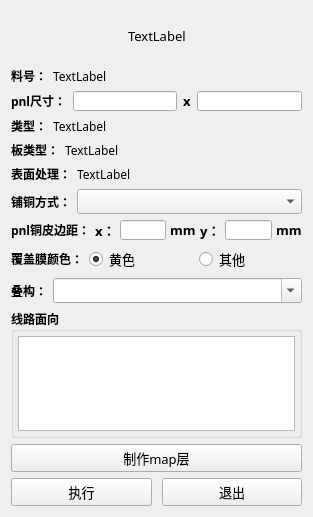
<?xml version="1.0" encoding="UTF-8"?>
<ui version="4.0">
 <class>Form</class>
 <widget class="QWidget" name="Form">
  <property name="geometry">
   <rect>
    <x>0</x>
    <y>0</y>
    <width>313</width>
    <height>517</height>
   </rect>
  </property>
  <property name="font">
   <font>
    <family>微软雅黑</family>
    <pointsize>10</pointsize>
   </font>
  </property>
  <property name="windowTitle">
   <string>多层板板边脚本</string>
  </property>
  <layout class="QVBoxLayout" name="verticalLayout_2">
   <item>
    <layout class="QHBoxLayout" name="horizontalLayout">
     <item>
      <spacer name="horizontalSpacer">
       <property name="orientation">
        <enum>Qt::Horizontal</enum>
       </property>
       <property name="sizeHint" stdset="0">
        <size>
         <width>40</width>
         <height>20</height>
        </size>
       </property>
      </spacer>
     </item>
     <item>
      <widget class="QLabel" name="label_logo">
       <property name="minimumSize">
        <size>
         <width>0</width>
         <height>50</height>
        </size>
       </property>
       <property name="text">
        <string>TextLabel</string>
       </property>
      </widget>
     </item>
     <item>
      <spacer name="horizontalSpacer_2">
       <property name="orientation">
        <enum>Qt::Horizontal</enum>
       </property>
       <property name="sizeHint" stdset="0">
        <size>
         <width>40</width>
         <height>20</height>
        </size>
       </property>
      </spacer>
     </item>
    </layout>
   </item>
   <item>
    <layout class="QHBoxLayout" name="horizontalLayout_3" stretch="0,1">
     <item>
      <widget class="QLabel" name="label">
       <property name="font">
        <font>
         <family>微软雅黑</family>
         <pointsize>9</pointsize>
         <weight>75</weight>
         <bold>true</bold>
        </font>
       </property>
       <property name="text">
        <string>料号：</string>
       </property>
      </widget>
     </item>
     <item>
      <widget class="QLabel" name="label_jobname">
       <property name="font">
        <font>
         <family>微软雅黑</family>
         <pointsize>9</pointsize>
         <weight>50</weight>
         <bold>false</bold>
        </font>
       </property>
       <property name="text">
        <string>TextLabel</string>
       </property>
      </widget>
     </item>
    </layout>
   </item>
   <item>
    <layout class="QHBoxLayout" name="horizontalLayout_2">
     <item>
      <widget class="QLabel" name="label_2">
       <property name="font">
        <font>
         <family>微软雅黑</family>
         <pointsize>9</pointsize>
         <weight>75</weight>
         <bold>true</bold>
        </font>
       </property>
       <property name="text">
        <string>pnl尺寸：</string>
       </property>
      </widget>
     </item>
     <item>
      <widget class="QLineEdit" name="lineEdit_pnl_w">
       <property name="maximumSize">
        <size>
         <width>16777215</width>
         <height>20</height>
        </size>
       </property>
       <property name="font">
        <font>
         <family>微软雅黑</family>
         <pointsize>9</pointsize>
         <weight>50</weight>
         <bold>false</bold>
        </font>
       </property>
       <property name="readOnly">
        <bool>true</bool>
       </property>
      </widget>
     </item>
     <item>
      <widget class="QLabel" name="label_3">
       <property name="font">
        <font>
         <family>微软雅黑</family>
         <pointsize>10</pointsize>
         <weight>75</weight>
         <bold>true</bold>
        </font>
       </property>
       <property name="text">
        <string>x</string>
       </property>
      </widget>
     </item>
     <item>
      <widget class="QLineEdit" name="lineEdit_pnl_h">
       <property name="maximumSize">
        <size>
         <width>16777215</width>
         <height>20</height>
        </size>
       </property>
       <property name="font">
        <font>
         <family>微软雅黑</family>
         <pointsize>9</pointsize>
         <weight>50</weight>
         <bold>false</bold>
        </font>
       </property>
       <property name="readOnly">
        <bool>true</bool>
       </property>
      </widget>
     </item>
    </layout>
   </item>
   <item>
    <layout class="QHBoxLayout" name="horizontalLayout_4" stretch="0,1">
     <item>
      <widget class="QLabel" name="label_4">
       <property name="font">
        <font>
         <family>微软雅黑</family>
         <pointsize>9</pointsize>
         <weight>75</weight>
         <bold>true</bold>
        </font>
       </property>
       <property name="text">
        <string>类型：</string>
       </property>
      </widget>
     </item>
     <item>
      <widget class="QLabel" name="label_type">
       <property name="font">
        <font>
         <family>微软雅黑</family>
         <pointsize>9</pointsize>
         <weight>50</weight>
         <bold>false</bold>
        </font>
       </property>
       <property name="cursor">
        <cursorShape>PointingHandCursor</cursorShape>
       </property>
       <property name="text">
        <string>TextLabel</string>
       </property>
      </widget>
     </item>
    </layout>
   </item>
   <item>
    <layout class="QHBoxLayout" name="horizontalLayout_5" stretch="0,1">
     <item>
      <widget class="QLabel" name="label_5">
       <property name="font">
        <font>
         <family>微软雅黑</family>
         <pointsize>9</pointsize>
         <weight>75</weight>
         <bold>true</bold>
        </font>
       </property>
       <property name="text">
        <string>板类型：</string>
       </property>
      </widget>
     </item>
     <item>
      <widget class="QLabel" name="label_product">
       <property name="font">
        <font>
         <family>微软雅黑</family>
         <pointsize>9</pointsize>
         <weight>50</weight>
         <bold>false</bold>
        </font>
       </property>
       <property name="text">
        <string>TextLabel</string>
       </property>
      </widget>
     </item>
    </layout>
   </item>
   <item>
    <layout class="QHBoxLayout" name="horizontalLayout_6" stretch="0,1">
     <item>
      <widget class="QLabel" name="label_6">
       <property name="font">
        <font>
         <family>微软雅黑</family>
         <pointsize>9</pointsize>
         <weight>75</weight>
         <bold>true</bold>
        </font>
       </property>
       <property name="text">
        <string>表面处理：</string>
       </property>
      </widget>
     </item>
     <item>
      <widget class="QLabel" name="label_treatment">
       <property name="font">
        <font>
         <family>微软雅黑</family>
         <pointsize>9</pointsize>
         <weight>50</weight>
         <bold>false</bold>
        </font>
       </property>
       <property name="text">
        <string>TextLabel</string>
       </property>
      </widget>
     </item>
    </layout>
   </item>
   <item>
    <layout class="QHBoxLayout" name="horizontalLayout_8" stretch="0,1">
     <item>
      <widget class="QLabel" name="label_7">
       <property name="font">
        <font>
         <family>微软雅黑</family>
         <pointsize>9</pointsize>
         <weight>75</weight>
         <bold>true</bold>
        </font>
       </property>
       <property name="text">
        <string>铺铜方式：</string>
       </property>
      </widget>
     </item>
     <item>
      <widget class="QComboBox" name="comboBox_method">
       <property name="font">
        <font>
         <family>微软雅黑</family>
         <pointsize>9</pointsize>
         <weight>50</weight>
         <bold>false</bold>
        </font>
       </property>
      </widget>
     </item>
    </layout>
   </item>
   <item>
    <layout class="QHBoxLayout" name="horizontalLayout_11">
     <property name="spacing">
      <number>4</number>
     </property>
     <item>
      <widget class="QLabel" name="label_10">
       <property name="font">
        <font>
         <family>微软雅黑</family>
         <pointsize>9</pointsize>
         <weight>75</weight>
         <bold>true</bold>
        </font>
       </property>
       <property name="text">
        <string>pnl铜皮边距：</string>
       </property>
      </widget>
     </item>
     <item>
      <widget class="QLabel" name="label_11">
       <property name="font">
        <font>
         <family>微软雅黑</family>
         <pointsize>10</pointsize>
         <weight>75</weight>
         <bold>true</bold>
        </font>
       </property>
       <property name="text">
        <string>x：</string>
       </property>
      </widget>
     </item>
     <item>
      <widget class="QLineEdit" name="lineEdit_margin_x">
       <property name="maximumSize">
        <size>
         <width>16777215</width>
         <height>20</height>
        </size>
       </property>
       <property name="font">
        <font>
         <family>微软雅黑</family>
         <pointsize>9</pointsize>
         <weight>50</weight>
         <bold>false</bold>
        </font>
       </property>
       <property name="readOnly">
        <bool>false</bool>
       </property>
      </widget>
     </item>
     <item>
      <widget class="QLabel" name="label_12">
       <property name="font">
        <font>
         <family>微软雅黑</family>
         <pointsize>10</pointsize>
         <weight>75</weight>
         <bold>true</bold>
        </font>
       </property>
       <property name="text">
        <string>mm</string>
       </property>
      </widget>
     </item>
     <item>
      <widget class="QLabel" name="label_13">
       <property name="font">
        <font>
         <family>微软雅黑</family>
         <pointsize>10</pointsize>
         <weight>75</weight>
         <bold>true</bold>
        </font>
       </property>
       <property name="text">
        <string>y：</string>
       </property>
      </widget>
     </item>
     <item>
      <widget class="QLineEdit" name="lineEdit_margin_y">
       <property name="maximumSize">
        <size>
         <width>16777215</width>
         <height>20</height>
        </size>
       </property>
       <property name="font">
        <font>
         <family>微软雅黑</family>
         <pointsize>9</pointsize>
         <weight>50</weight>
         <bold>false</bold>
        </font>
       </property>
       <property name="readOnly">
        <bool>false</bool>
       </property>
      </widget>
     </item>
     <item>
      <widget class="QLabel" name="label_14">
       <property name="font">
        <font>
         <family>微软雅黑</family>
         <pointsize>10</pointsize>
         <weight>75</weight>
         <bold>true</bold>
        </font>
       </property>
       <property name="text">
        <string>mm</string>
       </property>
      </widget>
     </item>
    </layout>
   </item>
   <item>
    <layout class="QHBoxLayout" name="horizontalLayout_9" stretch="0,1,1">
     <property name="spacing">
      <number>6</number>
     </property>
     <item>
      <widget class="QLabel" name="label_8">
       <property name="font">
        <font>
         <family>微软雅黑</family>
         <pointsize>9</pointsize>
         <weight>75</weight>
         <bold>true</bold>
        </font>
       </property>
       <property name="text">
        <string>覆盖膜颜色：</string>
       </property>
      </widget>
     </item>
     <item>
      <widget class="QRadioButton" name="radioButton_yellow">
       <property name="font">
        <font>
         <family>微软雅黑</family>
         <pointsize>10</pointsize>
        </font>
       </property>
       <property name="cursor">
        <cursorShape>PointingHandCursor</cursorShape>
       </property>
       <property name="text">
        <string>黄色</string>
       </property>
       <property name="checked">
        <bool>true</bool>
       </property>
      </widget>
     </item>
     <item>
      <widget class="QRadioButton" name="radioButton_other">
       <property name="font">
        <font>
         <family>微软雅黑</family>
         <pointsize>10</pointsize>
        </font>
       </property>
       <property name="cursor">
        <cursorShape>PointingHandCursor</cursorShape>
       </property>
       <property name="text">
        <string>其他</string>
       </property>
      </widget>
     </item>
    </layout>
   </item>
   <item>
    <layout class="QHBoxLayout" name="horizontalLayout_10" stretch="0,1">
     <item>
      <widget class="QLabel" name="label_9">
       <property name="font">
        <font>
         <family>微软雅黑</family>
         <pointsize>9</pointsize>
         <weight>75</weight>
         <bold>true</bold>
        </font>
       </property>
       <property name="text">
        <string>叠构：</string>
       </property>
      </widget>
     </item>
     <item>
      <widget class="QComboBox" name="comboBox_structure">
       <property name="font">
        <font>
         <family>微软雅黑</family>
         <pointsize>9</pointsize>
         <weight>50</weight>
         <bold>false</bold>
        </font>
       </property>
       <property name="editable">
        <bool>true</bool>
       </property>
      </widget>
     </item>
    </layout>
   </item>
   <item>
    <widget class="QGroupBox" name="groupBox">
     <property name="font">
      <font>
       <family>微软雅黑</family>
       <pointsize>9</pointsize>
       <weight>75</weight>
       <bold>true</bold>
      </font>
     </property>
     <property name="title">
      <string>线路面向</string>
     </property>
     <layout class="QVBoxLayout" name="verticalLayout">
      <property name="leftMargin">
       <number>4</number>
      </property>
      <property name="topMargin">
       <number>4</number>
      </property>
      <property name="rightMargin">
       <number>4</number>
      </property>
      <property name="bottomMargin">
       <number>4</number>
      </property>
      <item>
       <widget class="QTableWidget" name="tableWidget">
        <property name="font">
         <font>
          <family>微软雅黑</family>
          <pointsize>10</pointsize>
          <weight>50</weight>
          <bold>false</bold>
         </font>
        </property>
       </widget>
      </item>
     </layout>
    </widget>
   </item>
   <item>
    <widget class="QPushButton" name="pushButton_make_map">
     <property name="cursor">
      <cursorShape>PointingHandCursor</cursorShape>
     </property>
     <property name="text">
      <string>制作map层</string>
     </property>
    </widget>
   </item>
   <item>
    <layout class="QHBoxLayout" name="horizontalLayout_7">
     <property name="spacing">
      <number>10</number>
     </property>
     <item>
      <widget class="QPushButton" name="pushButton_run">
       <property name="cursor">
        <cursorShape>PointingHandCursor</cursorShape>
       </property>
       <property name="text">
        <string>执行</string>
       </property>
      </widget>
     </item>
     <item>
      <widget class="QPushButton" name="pushButton_exit">
       <property name="cursor">
        <cursorShape>PointingHandCursor</cursorShape>
       </property>
       <property name="text">
        <string>退出</string>
       </property>
      </widget>
     </item>
    </layout>
   </item>
  </layout>
 </widget>
 <resources/>
 <connections/>
</ui>
